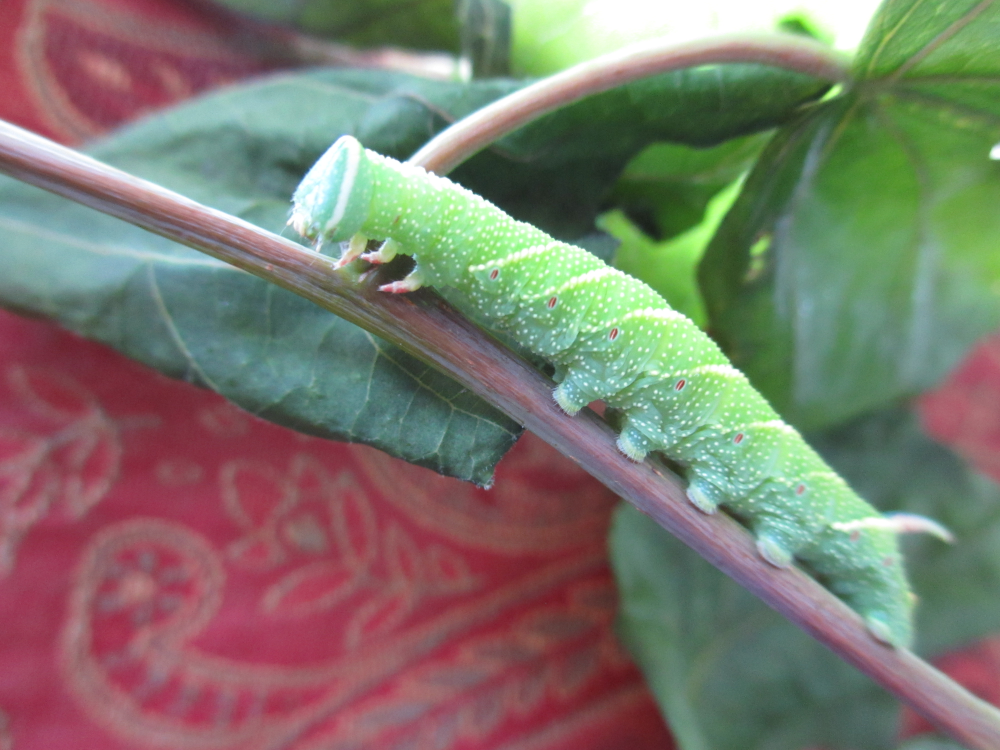
#> input picture Unit 5/images/my_caterpillar.jpg, 4000 x 3000 px (shown at 1/4 size)
$ jupyter execute --allow-errors '5.3.4 Noteable — Images and image processing.ipynb'
#> lines starting #> are read from the running program, lines starting #| are printed output that depends on the picture
# Images and Image Processing

This notebook will enable you to gain basic knowledge of
image manipulation using Python and give you a taster of
more complex types of image processing, the likes of which are
explored in the Computer Vision sub-field of AI.

There are several methods and tools available that provide
different but overlapping image handling capabilities.
Here we shall look at:

* Displaying images in markdown cells
* Using `IPython.display` to load and display images in Jupyter
* Using the Python Image Library, `PIL`
* Basic usage of `OpenCV`, a powerful library supporting advanced
  image processing operations
* Displaying images using `matplotlib`

## Loading and displaying images

#### Displaying an image in markdown

We can display an image directly in a Jupyter markdown cell using
the following form of syntax:
```md

```
Here, `images/Yew-bush-on-the-Knot.jpg` is the path (in this case
a relative path) to the image file, which has been uploaded to the same directory that contains this notebook. Assuming the image file can be found by means of this path, the image should display as follows:

If the image is not found the alternative text, enclosed in the
square brackets in the markdown image syntax, will be displayed instead of the image.

#### Displaying an image in markdown via HTML

We can also display an image in markdown using an HTML `img` element.
This has the advantage that we can alter the size at which the image
is displayed by specifying a `width` attribute:

```md

```

#### Loading and displaying images using IPython.display
The `IPython.display` module provides some convenient functionality
for loading and displaying images using Python running within the Jupyter environment.
This is illustrated in the following code cell:

[cell 1]
from IPython.display import Image
image = Image('images/mushrooms-skipton-woods.jpg', width=400)
display(image)

## PIL: the Python Image Library

The Python Image Library (PIL) is currently packaged under the
name `pillow`. To use it on your own machine, you may need to install it. If using `conda` in a shell you would enter the command:
```
conda install pillow
```

If you are following this process using Noteable, you would enter the command:
```
pip install pillow
```

The following code cell illustrates reading a PIL image from
a file and displaying it using Jupyter's `display` funcition.
The `reduce` method of PIL images has also been used to make
the image smaller (by a factor of 10).

[cell 2]
import PIL.Image
pil_image = PIL.Image.open("images/my_caterpillar.jpg")
#> pil_image is the input picture: PIL image 4000x3000 RGB; mean R, G, B 124.1, 120.5, 108.5
display(pil_image.reduce(10))
#display(pil_image)

#### Displaying PIL images using `matplotlib`
A nice feature of PIL images is that you can display them directly
using the `matplotlib.pyplot.imshow` function.
The way it does this is by using the `numpy.array`
function, which works with many types of data object. But you don't need
to worry about that to display a PIL image because it is done automatically. It also automatically scales the image to fit the
plot display. The following code illustrates this:

[cell 3]
import matplotlib.pyplot as plt
plt.imshow(pil_image)
#> (this line was passed over: IPython is not available in this run)

## OpenCV

Whereas PIL is aimed at providing convenient tools for
converting between different image formats, and basic image
manipulation functionality, [OpenCV](https://opencv.org/) is a
much more elaborate
software library designed to support the developement of
AI computer vision systems.

OpenCV is written in C++ but has become a cross-platform system
with interfaces available for several other languages, including
Python. Although Python is for many purposes slower than C++ and
image processing involves intensive computation, the Python interface
makes use of `numpy` data structures and other C++
components that can be embedded within Python. Hence, OpenCV operations
carried out via Python can be as efficient as when run in  C++.

To run the following code, you will need to install the `opencv` package:
```
conda install opencv
```

#### OpenCV Images are `numpy` arrays
In the following code we import an image from a file into an OpenCV image datastructure, using `cv2.imread`. We then print its type as well as the image object itself. We see that the image is just an n-dimensional `numpy` array. The code `cv2_image.shape` is using the `shape` attribute,
which all `numpy.array` objects have. This gives the size of each dimension of the array, in this case `(3000, 4000, 3)`.  This corresponds
to the image being `3000 * 4000` pixels in size, with each pixel being represented by three pixels, one for each of the three primary colours.

[cell 4]
import cv2
cv2_image = cv2.imread("images/my_caterpillar.jpg")
print("Type:", type(cv2_image))
#| Type: <class 'numpy.ndarray'>
print("Array shape:", cv2_image.shape)
#| Array shape: (3000, 4000, 3)
print(cv2_image)
#> (printed output is left out)

### Displaying OpenCV in Matplotlib
Since OpenCVs image format is an array format, OpenCV images can also
be displayed directly using `matplotlib`. However, there is a slight
problem, which is shown by the code below:

[cell 5]
import cv2
import matplotlib.pyplot as plt

pil_image = PIL.Image.open("images/Parkinson-Building-glowing.jpg")
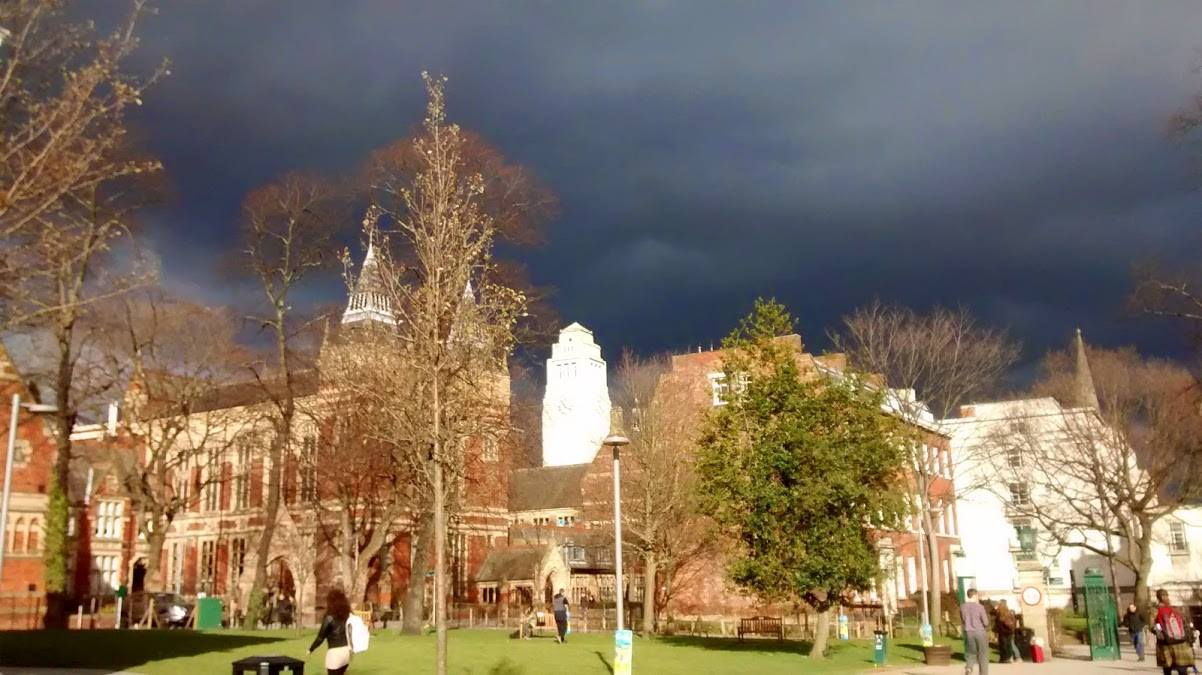
#> input picture Unit 5/images/Parkinson-Building-glowing.jpg, 1202 x 675 px
#> pil_image is the input picture: PIL image 1202x675 RGB; mean R, G, B 125.8, 111.2, 94.2
cv2_image = cv2.imread("images/Parkinson-Building-glowing.jpg")
#> cv2_image: shape (675, 1202, 3)

#> (the rest of this cell did not finish here and is left out)

Clearly the images look a lot different in terms of colour.
This is because OpenCV uses a different colour representation
from PIL. Whereas PIL uses the widely used ordering of red, green, blue
in its colour representation, OpenCV actually uses the order blue, green and
red. Matplotlibs `imshow` just processes images in terms of an array of pixels and assumes the more common red, green, blue ordering.
Hence, the image displayed in the right hand plot has the red and blue
colour values swapped over. Thus, the red brick of the Great Hall in the University of Leeds looks blue, and the blue-grey sky looks redish-brown.

#### Swapping red and blue color values
Given that we are programmers and the images are just array datastructures, it is actually fairly easy for us to swap the
blue and red colour values in the image representation.

One could actually do it quite easily with a for loop. However,
OpenCV provides `split` and `merge` operations, which are a
give us a convenient way to split up and rearange the colour
channels:

[cell 6]
def swap_b_r( image ):
    b,g,r = cv2.split(image)
    return  cv2.merge((r,g,b))

However, the way of conversion used in the code below is often suggested,  and is said to be faster. The code makes use of a rather cryptic but very Pythonic slicing operator. The comma
separated parts of the slice operation represent slices on the three
dimensions of the array (rows, columns, colour-values). `:` is the
unbounded slice giving all elemnents, `::-1` also gives all elements
but orders them backwards. This means that the three colour values
will be reversed in order.

[cell 7]
def swap_b_r( image ):
    return image[:,:, ::-1]

[cell 8]
import cv2
import matplotlib.pyplot as plt

pil_image = PIL.Image.open("images/Parkinson-Building-glowing.jpg")
cv2_image = cv2.imread("images/Parkinson-Building-glowing.jpg")
swapped_cv2_image = swap_b_r(cv2_image)

#> (the rest of this cell did not finish here and is left out)

#### Converting between PIL and OpenCV Formats

##### OpenCV to PIL
We can convert an OpenCV image to a PIL image object by using the function `PIL.Image.fromarray` which creates PIL image from an
image stored as an array (such as an OpenCV image). This is illustrated
by the code below. Note that we are here using `swap_b_r` to swap over
the blue and red colour values:

[cell 9]
import numpy
cv2_image = cv2.imread("images/Bee-on-Blossom.jpg")
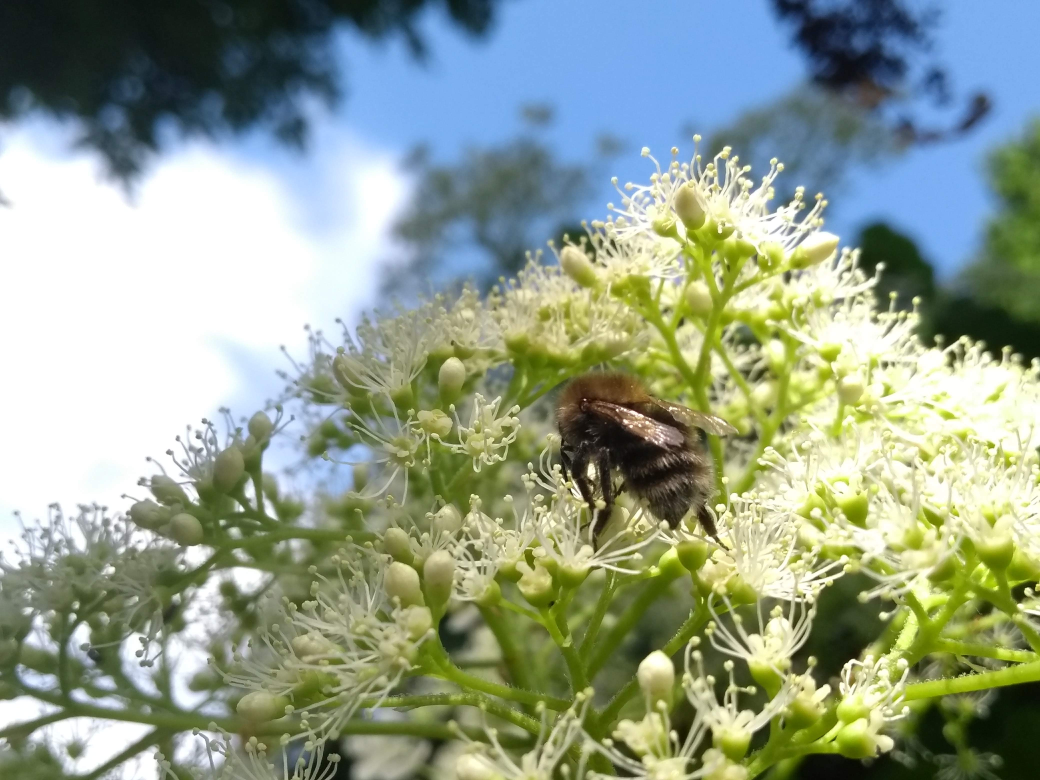
#> input picture Unit 5/images/Bee-on-Blossom.jpg, 4160 x 3120 px (shown at 1/4 size)
#> cv2_image is the input picture: shape (3120, 4160, 3); mean B, G, R 141.8, 160.1, 146.6
cv2_image = swap_b_r(cv2_image)
pil_image = PIL.Image.fromarray(cv2_image)

display( pil_image.reduce(15) )

Since OpenCV is convenient for manipulating images but PIL has advantages
for viewing them in Jupyter, it will be useful to define the following
conversion function. Here there is an optional scale argument
to resize the image, as well as using the `swap_b_r` function.

[cell 10]
def convert_cv2_to_pil(cv2_image, scale=1):
    height, width = cv2_image.shape[0:2]
    newsize = (int(width*scale), int(height*scale))
    cv2_image = cv2.resize( cv2_image, newsize )
    cv2_image = swap_b_r(cv2_image)
    pil_image = PIL.Image.fromarray(cv2_image)
    return pil_image

##### PIL to OpenCV
To convert the other way, from PIL to OpenCV format, we can explicitly use the `numpy.array` fucntion, which will turn a PIL image into an OpenCV compatible array format. We should also swap the blue and red colour chanels so that the colours are represented in the way used by OpenCV.
This is illustrated as follows:

[cell 11]
pil_image = PIL.Image.open("images/Bee-on-Blossom.jpg")
pil_image = pil_image.reduce(15)
cv2_image = numpy.array(pil_image)
cv2_image = swap_b_r(cv2_image)

plt.imshow(cv2_image)
#> (this line was passed over: IPython is not available in this run)

So why have the colours turned creepy? This just because `imshow` does not interpret the OpenCV colour representation correctly.

### Colour Analysis: what is grey?
Although _colour_ is not a property that is often investigated in data, consideration of the concept of colour can be very instructive for a data scientist. This is because, although colour may appear to be a simple and intuitive type of data, the nature of colour is extremely complex. To understand it fully one would need to consider
aspects involving many fields of knowledge including physics, biology
psychology and more. All these aspects could have some bearing on
representation and analysis of colour.

Here we shall just look at one relatively simple issue, which is
the relationship between colour and grey scale images; and specifically,
how to create a grey scale image from a colour image.

One thing we may know is that gray scale images can be represented
by just one number representing the brightness of each pixel.
However, in a red, green, blue (or blue, green, red) representation
we have three different values. Thus, if an image is grey we may
suppose that we should have the same number for each of these
values. Is this true? If so why?

Well, actually it is true, but the reason is not simple.
There is no clear reason why grey should result from equal
quantities of red, green and blue; and it is not even clear
what would be meant by equal quantities of different colours
(do we mean the same number of photons, or maybe the same
energy content in the different colours). What even is grey?
Is it really a colour? You don't see it in rainbows. But
clouds can definitely be grey.

If we assume that the colour values of each of the
three colour components make equal contribution to the
brightness of the image, that would imply that the
equivalent value of a pixel in a corresponding grey
image would simply be the average of the three colour
components. This idea is implemented in the following
code. Notice that the code expression `(b+g+r)//3`
makes use of the fact that the `b`, `g` and `r` chanels
that are split out of the image are in fact `numpy.array`
vectors. Hence, the operations `+` and `//`, are applied to
the arrays as a whole, so we do not need to iterate over individual
items of the arays. `//` is used rather than `/` to ensure that
the resulting grey value array contains integers, which is what
is required for the image representation.

[cell 12]
def make_grey1( image ):
    b,g,r = cv2.split(image)
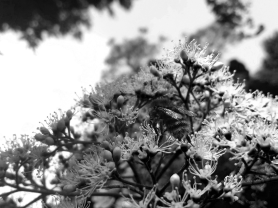
#> b: shape (208, 278); min 0, max 255, mean 141.7
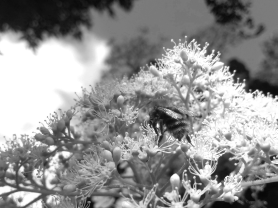
#> r: shape (208, 278); min 7, max 255, mean 146.6
    av = (b+g+r)//3
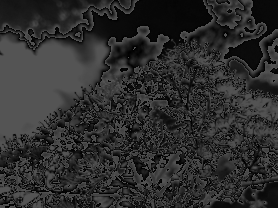
#> av: shape (208, 278); min 0, max 85, mean 45.7
    return  cv2.merge((av,av,av))

image = cv2_image
grey_image1 = make_grey1( image )
plt.imshow(grey_image1)
#> (this line was passed over: IPython is not available in this run)

Well, that is not a pretty sight. The resulting image is certainly grey, but it looks very dark and weird.

The reason for this, is that the hypothesis that grey level
is made up equally from the intensity values of the three component colours is wrong. Actually things that look grey are, in terms of
the red, green, values, much more blue than they are green.  Hence,
to go from a colour image to a realistic grey image, we need to
scale down the blue and scale up the green.

The following unequal scaling equation that can be used to transform red, green, blue values to a grey scale:
```
grey = (0.3 * red) + (0.59 * green) + (0.11 * blue)
```
The code below implements this weighted sum calculation for
the grey scale vale.
The output plot compares the grey image obtained from each
of the caluclutions. It confirms that the weighted sum gives
a much more natural seeming grey image.

[cell 13]
def make_grey2( image ):
    b,g,r = cv2.split(image)
    grey = ((0.3 * r) + (0.59 * g) + (0.11 * b))/256
    return  cv2.merge( (grey,grey,grey) )

image = cv2_image
grey_image1 = make_grey1( image )
grey_image2 = make_grey2( image )

#> (the rest of this cell did not finish here and is left out)

## Edge Detection using OpenCV
Finally we shall take a quick look at one of the image processing techniques that is often used in the Computer Vision sub-field of Artificial Intelligence: in particular, edge detection using the
[Canny Edge Detector](https://en.wikipedia.org/wiki/Canny_edge_detector)
method.

[cell 14]
cv2_image = cv2.imread("images/my_caterpillar.jpg")
image = swap_b_r(cv2_image)
# image = cv2_image

## Use OpenCVs built in colour representation mapping
## to get a grey scale image.
grey_cv2_image = cv2.cvtColor(image, cv2.COLOR_BGR2GRAY)
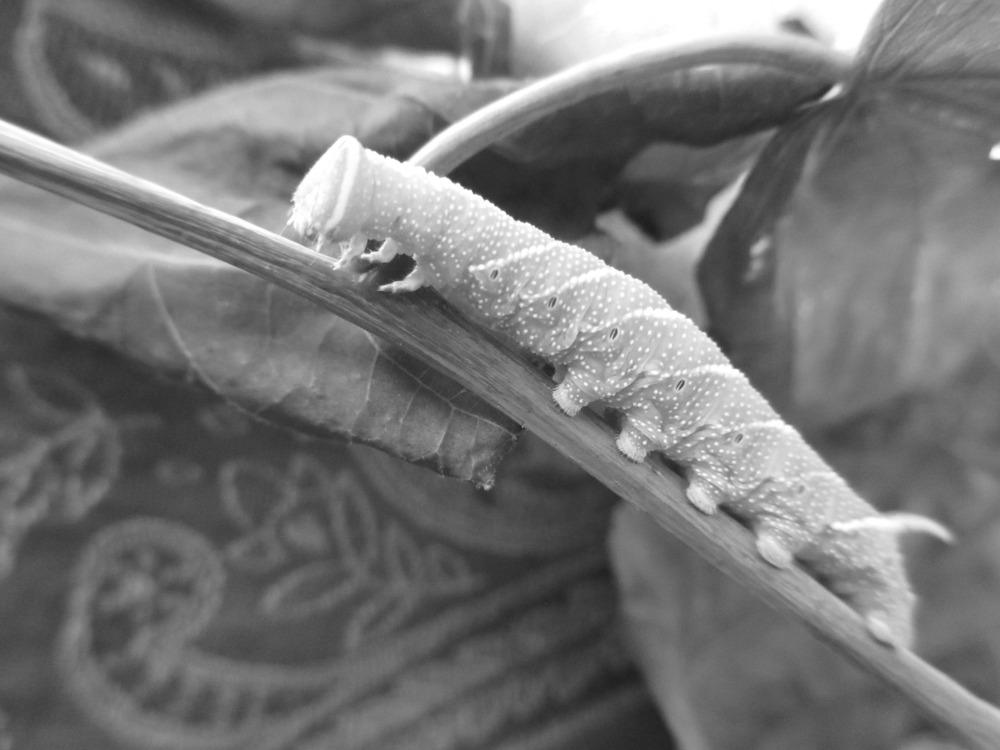
#> grey_cv2_image: shape (3000, 4000) (shown at 1/4 size); min 15, max 255, mean 117.4

## Use the standard OpenCV Canny edge detector:
edge_cv2_image = cv2.Canny( grey_cv2_image, 50, 100)
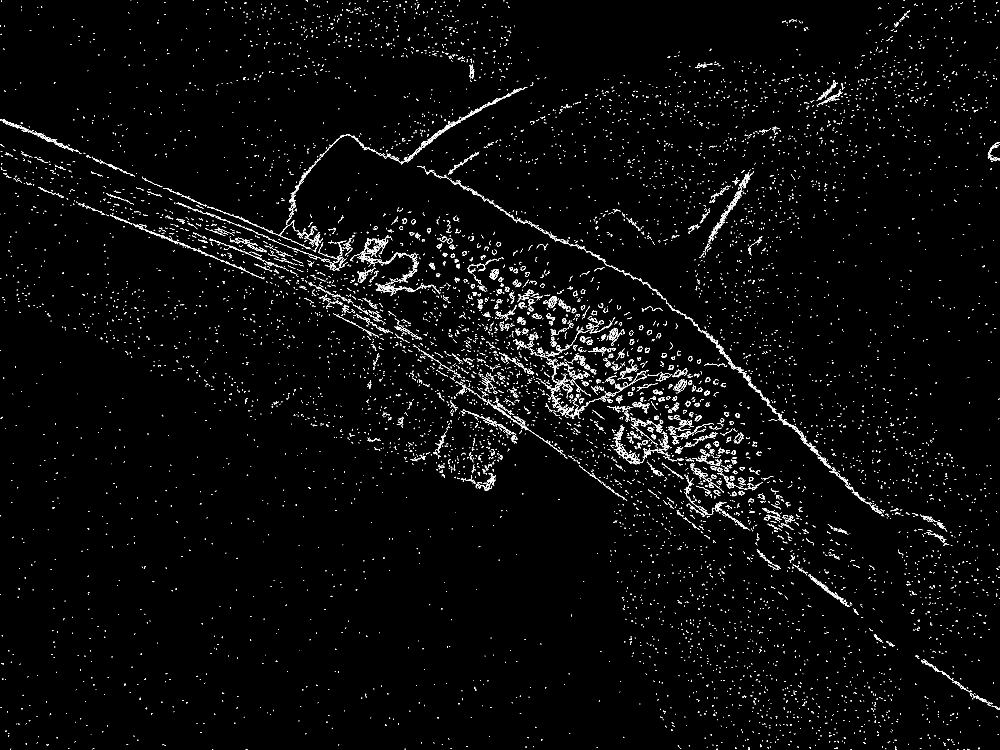
#> edge_cv2_image: shape (3000, 4000) (shown at 1/4 size); 1.3% white in thin lines or dots

## This line inverts the image to give black lines on white
edge_cv2_image = 255 - edge_cv2_image
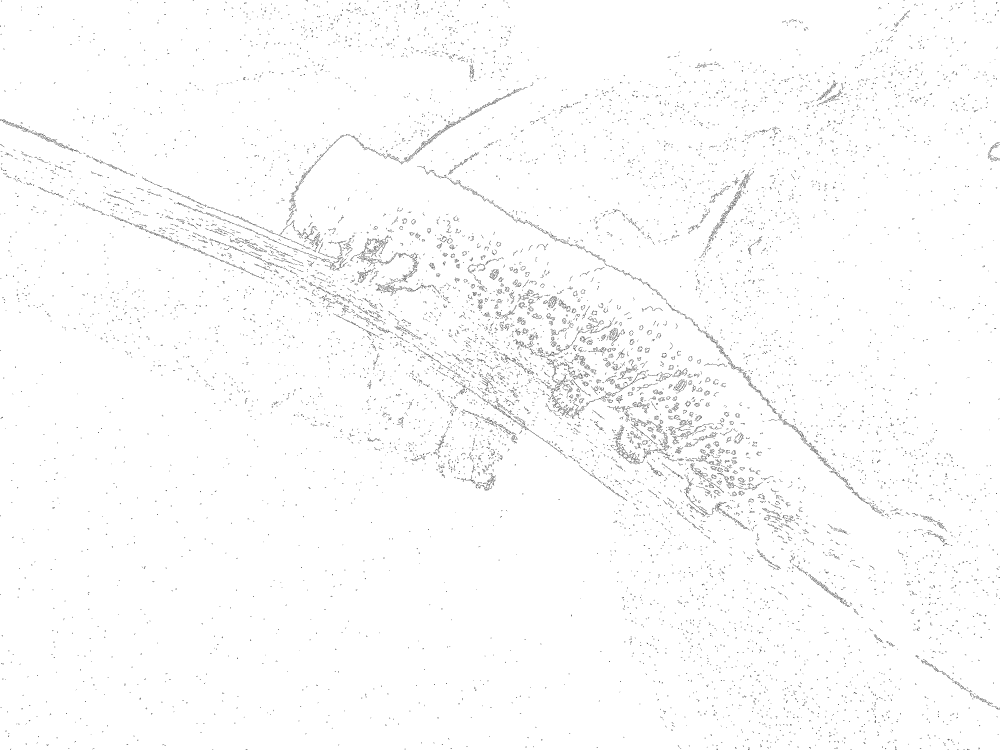
#> edge_cv2_image: shape (3000, 4000) (shown at 1/4 size); 98.7% white; black in thin lines or dots

edge_pil_image = PIL.Image.fromarray( edge_cv2_image)
display( edge_pil_image )
